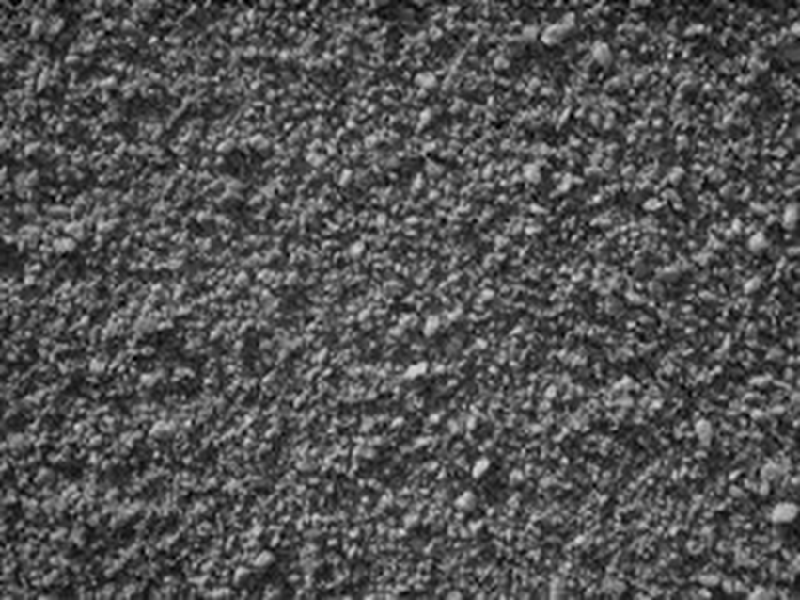
//> input picture sonar_sim_cloud/cloudImgs/stucci1.jpg, 800 x 600 px
$ ./Morphology_1 ../sonar_sim_cloud/cloudImgs/stucci1.jpg   (built with g++ and OpenCV 4)
//> lines starting //> are read from the running program, lines starting //| are printed output that depends on the picture
/**
 * @file Morphology_1.cpp
 * @brief Erosion and Dilation sample code
 * @author OpenCV team
 */

#include "opencv2/imgproc/imgproc.hpp"
#include "opencv2/highgui/highgui.hpp"
#include <stdlib.h>
#include <stdio.h>

using namespace cv;

/// Global variables
Mat src, erosion_dst, dilation_dst;

int erosion_elem = 0;
int erosion_size = 0;
int erosion_iterations = 0;
int dilation_elem = 0;
int dilation_size = 0;
int dilation_iterations = 0;
int const max_elem = 2;
int const max_kernel_size = 21;
int const max_iterations = 100;

/** Function Headers */
void Erosion( int, void* );
void Dilation( int, void* );

/**
 * @function main
 */
int main( int, char** argv )
{
  /// Load an image
  src = imread( argv[1] );
//> src is the input picture: 600 rows x 800 cols, CV_8UC3; min 0, max 223, mean 82.3

  if( !src.data )
    { return -1; }

  /// Create windows
  namedWindow( "Erosion Demo", WINDOW_AUTOSIZE );
  namedWindow( "Dilation Demo", WINDOW_AUTOSIZE );
  moveWindow( "Dilation Demo", src.cols, 0 );

  /// Create Erosion Trackbar
  createTrackbar( "Element:\n 0: Rect \n 1: Cross \n 2: Ellipse", "Erosion Demo",
          &erosion_elem, max_elem,
          Erosion );
//> slider 'Element:\n 0: Rect \n 1: Cross \n' is set to 1

  createTrackbar( "Kernel size:\n 2n +1", "Erosion Demo",
          &erosion_size, max_kernel_size,
          Erosion );
//> slider 'Kernel size:\n 2n +1' is set to 7

  createTrackbar( "Iterations:\n n +1", "Erosion Demo",
          &erosion_iterations, max_iterations,
          Erosion );
//> slider 'Iterations:\n n +1' is set to 33

  /// Create Dilation Trackbar
  createTrackbar( "Element:\n 0: Rect \n 1: Cross \n 2: Ellipse", "Dilation Demo",
          &dilation_elem, max_elem,
          Dilation );
//> slider 'Element:\n 0: Rect \n 1: Cross \n' is set to 1

  createTrackbar( "Kernel size:\n 2n +1", "Dilation Demo",
          &dilation_size, max_kernel_size,
          Dilation );
//> slider 'Kernel size:\n 2n +1' is set to 7

  createTrackbar( "Iterations:\n n +1", "Dilation Demo",
          &dilation_iterations, max_iterations,
          Dilation );
//> slider 'Iterations:\n n +1' is set to 33

  /// Default start
  Erosion( 0, 0 );
  Dilation( 0, 0 );

  waitKey(0);

  string outFileName = "dst.png";
  imwrite(outFileName, dilation_dst);

  return 0;

}

/**
 * @function Erosion
 */
void Erosion( int, void* )
{
  int erosion_type = 0;
  if( erosion_elem == 0 ){ erosion_type = MORPH_RECT; }
  else if( erosion_elem == 1 ){ erosion_type = MORPH_CROSS; }
  else if( erosion_elem == 2) { erosion_type = MORPH_ELLIPSE; }

  Mat element = getStructuringElement( erosion_type,
                       Size( 2*erosion_size + 1, 2*erosion_size+1 ),
                       Point( erosion_size, erosion_size ) );
  /// Apply the erosion operation
  erode( src, erosion_dst, element, Point(-1,-1), erosion_iterations );
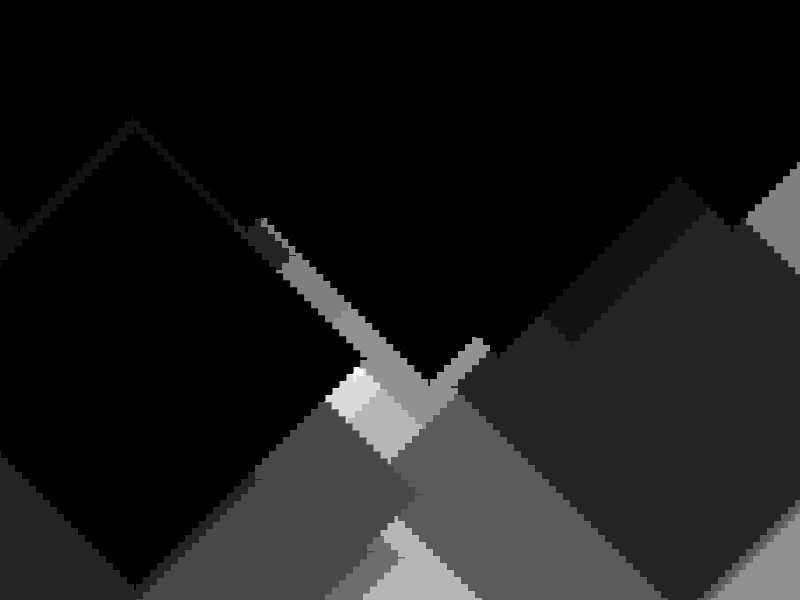
//> erosion_dst: 600 rows x 800 cols, CV_8UC3; min 0, max 14, mean 1.42; drawn with min black and max white
  imshow( "Erosion Demo", erosion_dst );
}

/**
 * @function Dilation
 */
void Dilation( int, void* )
{
  int dilation_type = 0;
  if( dilation_elem == 0 ){ dilation_type = MORPH_RECT; }
  else if( dilation_elem == 1 ){ dilation_type = MORPH_CROSS; }
  else if( dilation_elem == 2) { dilation_type = MORPH_ELLIPSE; }

  Mat element = getStructuringElement( dilation_type,
                       Size( 2*dilation_size + 1, 2*dilation_size+1 ),
                       Point( dilation_size, dilation_size ) );
  /// Apply the dilation operation
  dilate( erosion_dst, dilation_dst, element , Point(-1,-1), dilation_iterations );
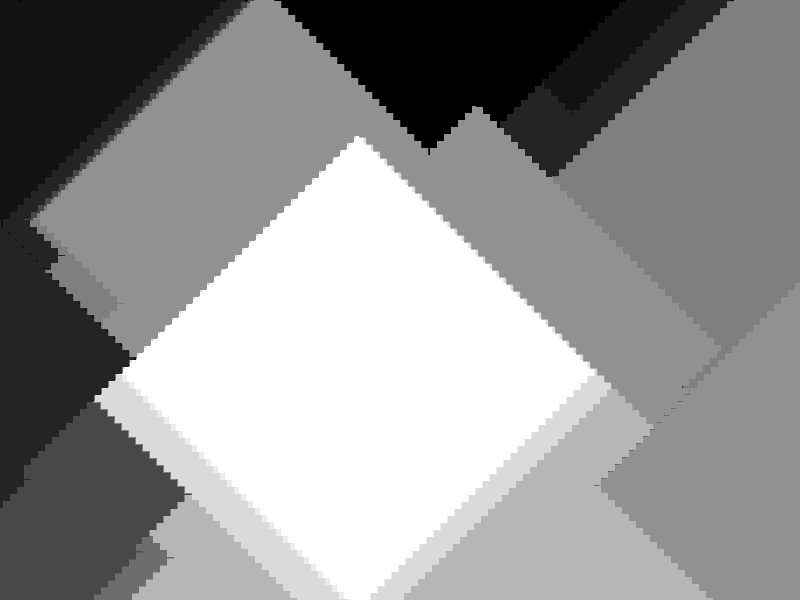
//> dilation_dst: 600 rows x 800 cols, CV_8UC3; min 0, max 14, mean 8.03; drawn with min black and max white
  imshow( "Dilation Demo", dilation_dst );
}

$ run again, on sonar_sim_cloud/cloudImgs/cloud1.png
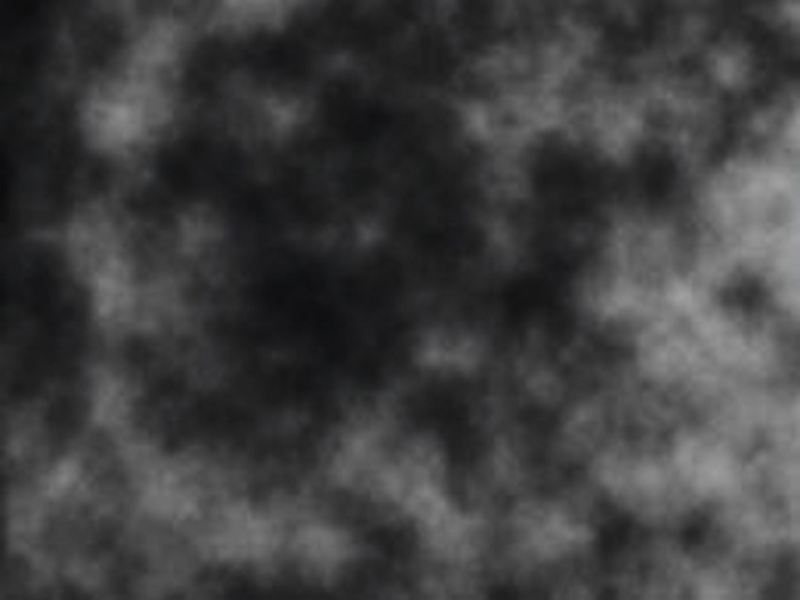
//> input picture sonar_sim_cloud/cloudImgs/cloud1.png, 800 x 600 px
//> src is the input picture: 600 rows x 800 cols, CV_8UC3; mean B, G, R 63.7, 63.2, 63.2
//> in Erosion, `erode( src, erosion_dst, element, Point(-1,-1), erosion_iterations );`:
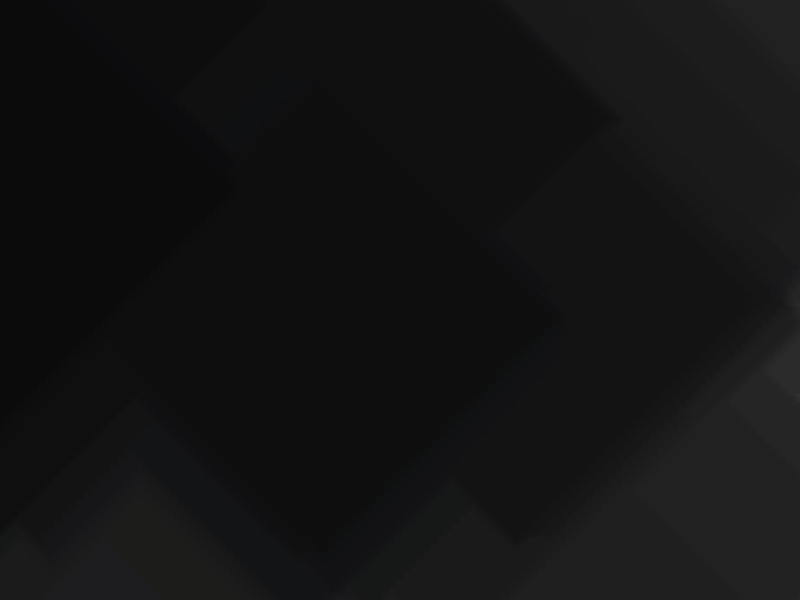
//> erosion_dst: 600 rows x 800 cols, CV_8UC3; mean B, G, R 19.8, 18.9, 18.9
//> in Dilation, `dilate( erosion_dst, dilation_dst, element , Point(-1,-1), dilation_it..`:
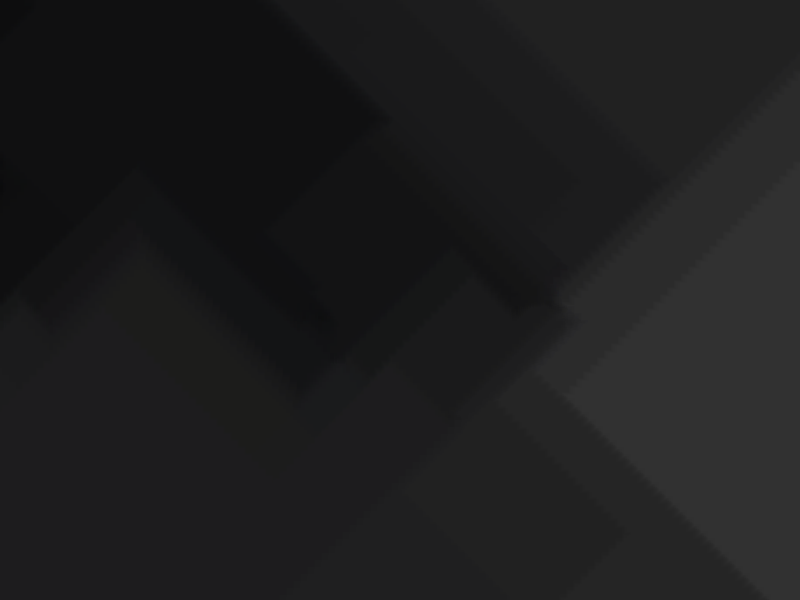
//> dilation_dst: 600 rows x 800 cols, CV_8UC3; mean B, G, R 29.9, 29.1, 29.2

$ run again, on sonar_sim_cloud/cloudImgs/cloud2.png
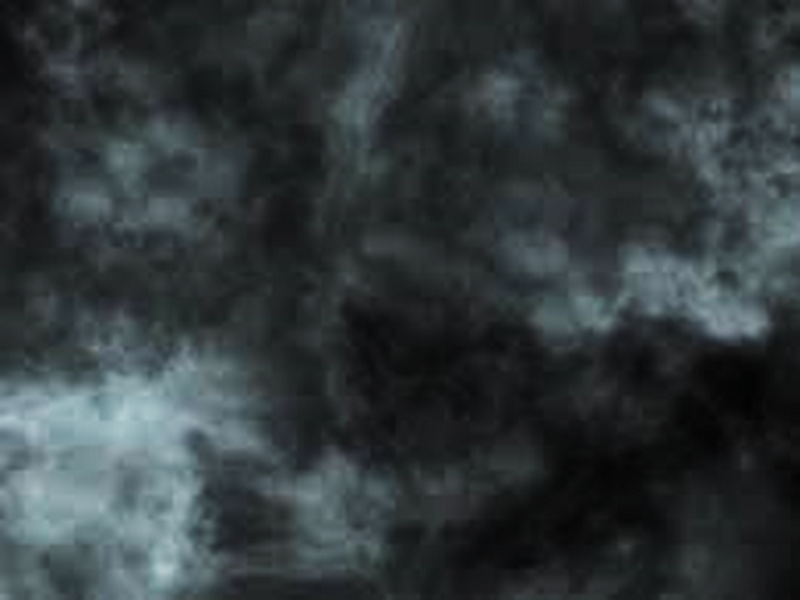
//> input picture sonar_sim_cloud/cloudImgs/cloud2.png, 800 x 600 px
//> src is the input picture: 600 rows x 800 cols, CV_8UC3; mean B, G, R 58.4, 56.2, 48.9
//> in Erosion, `erode( src, erosion_dst, element, Point(-1,-1), erosion_iterations );`:
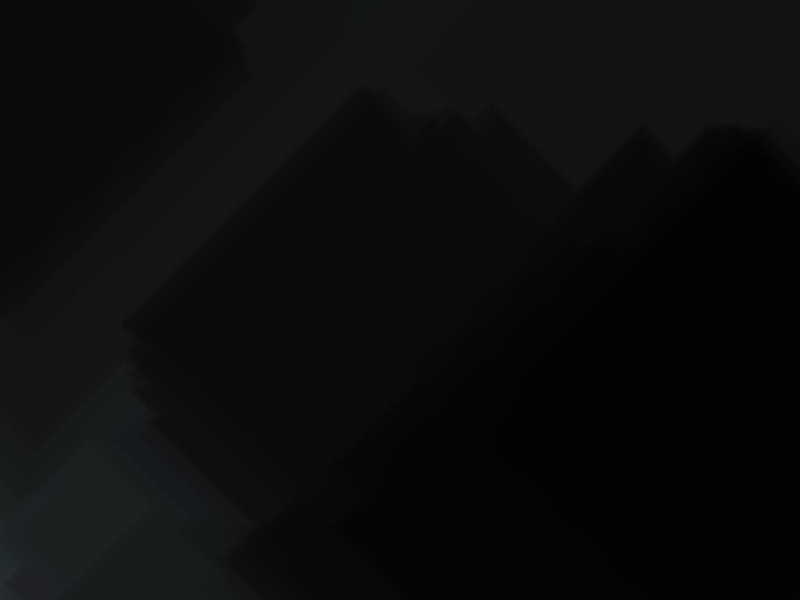
//> erosion_dst: 600 rows x 800 cols, CV_8UC3; mean B, G, R 12.4, 11.9, 11.2
//> in Dilation, `dilate( erosion_dst, dilation_dst, element , Point(-1,-1), dilation_it..`:
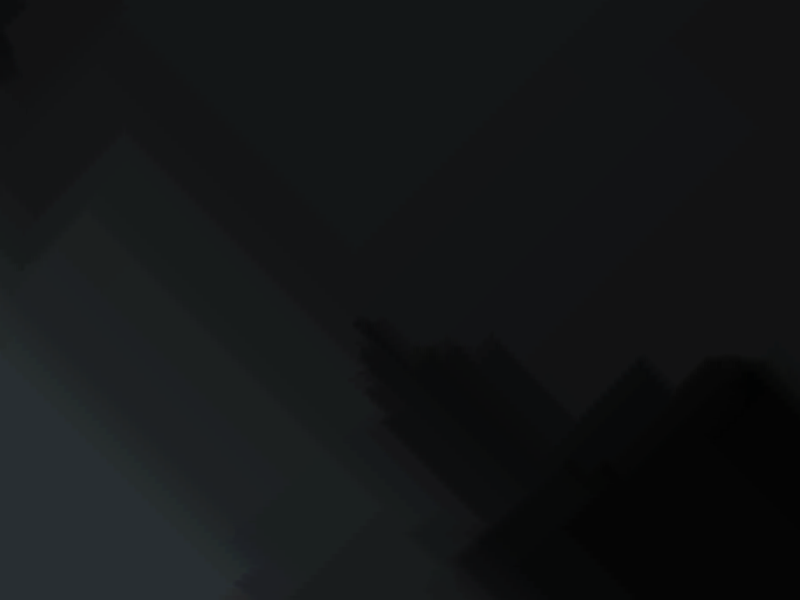
//> dilation_dst: 600 rows x 800 cols, CV_8UC3; mean B, G, R 23.3, 22.2, 20.1

$ run again, on sonar_sim_cloud/cloudImgs/cloud3.png
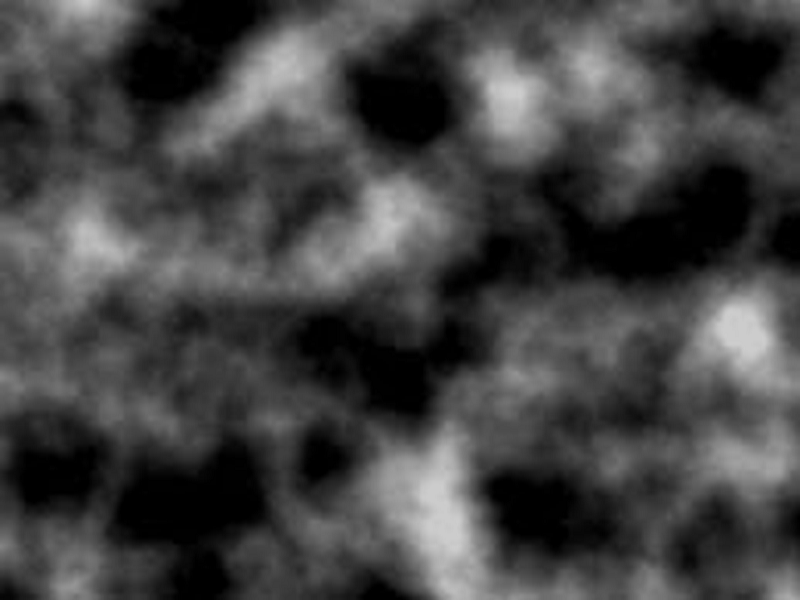
//> input picture sonar_sim_cloud/cloudImgs/cloud3.png, 800 x 600 px
//> src is the input picture: 600 rows x 800 cols, CV_8UC3; min 0, max 205, mean 67
//> in Erosion, `erode( src, erosion_dst, element, Point(-1,-1), erosion_iterations );`:
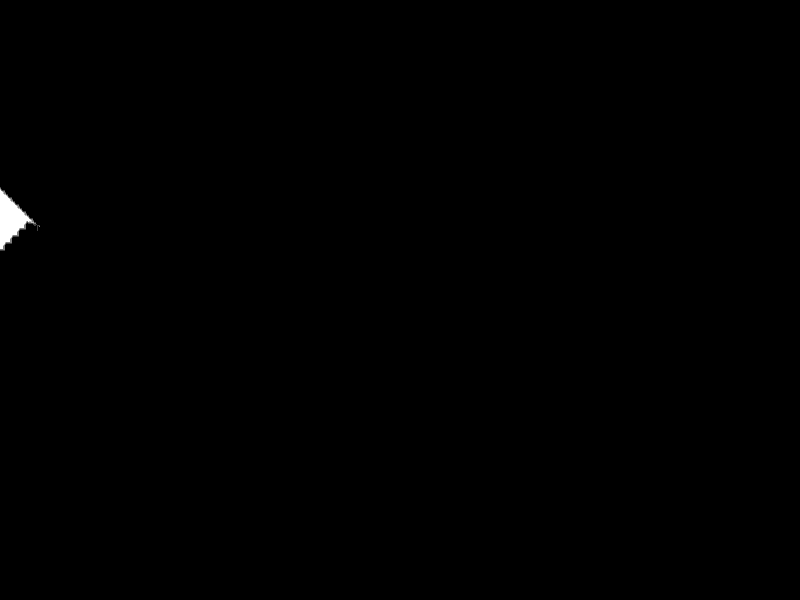
//> erosion_dst: 600 rows x 800 cols, CV_8UC3; min 0, max 4, mean 0.00828; drawn with min black and max white
//> in Dilation, `dilate( erosion_dst, dilation_dst, element , Point(-1,-1), dilation_it..`:
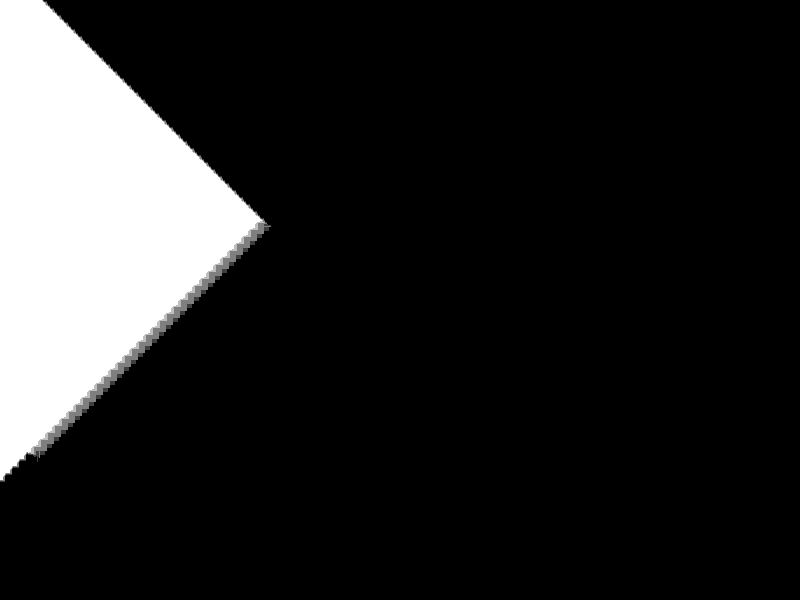
//> dilation_dst: 600 rows x 800 cols, CV_8UC3; min 0, max 4, mean 0.58; drawn with min black and max white
